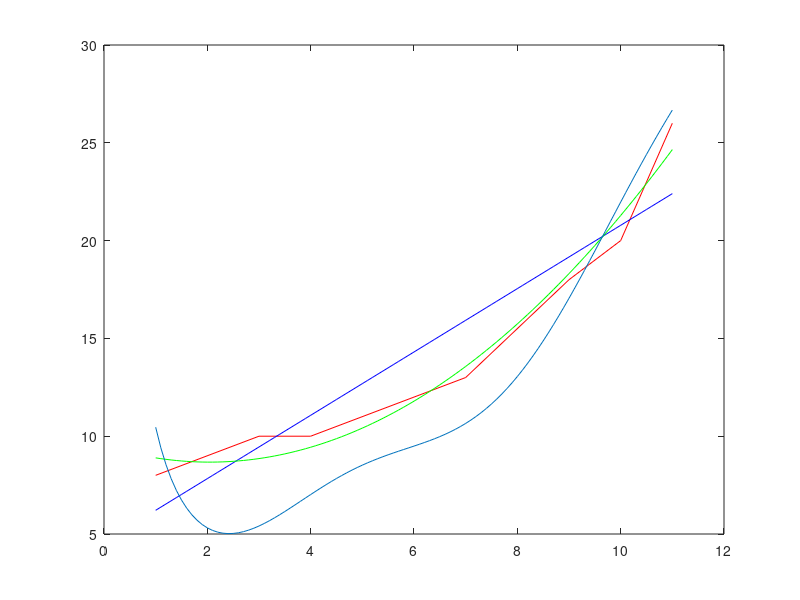

MATLAB code to generate this figure:
clear

a = [1 3 4 7 9 10 11];
b = [8 10 10 13 18 20 26];

% reta : grau 1
[p1, s1] = polyfit(a, b, 1);
erroP1 = s1.normr^2;
disp(p1);
disp(erroP1);

% parábola : grau 2
[p2, s2] = polyfit(a, b, 2);
erroP2 = s2.normr^2;
disp(p2);
disp(erroP2);

% gráficos
plot(a, b, 'red');
novo_a = 1:0.1:11;
novo_b = polyval(p1, novo_a); % mais valores de y a partir de [p1] e novos 
% valores de x (espaçamento 0.1)

hold on
plot(novo_a, novo_b, "blue");
novo_b2 = polyval(p2,novo_a); % mais valores de y a partir de [p2] e novos 
% valores de x (espaçamento 0.1)

hold on
plot(novo_a, novo_b2, "green");

% modelo não linear polinomial
phi1 = @(x) 1./x;
phi2 = @(x) sin(x);
phi3 = @(x) x.^2;

A = [sum(phi1(a).*phi1(a)) sum(phi1(a).*phi2(a)) sum(phi1(a).*phi3(a)); 
     sum(phi2(a).*phi1(a)) sum(phi2(a).*phi2(a)) sum(phi2(a).*phi3(a));
     sum(phi3(a).*phi1(a)) sum(phi3(a).*phi2(a)) sum(phi3(a).*phi3(a))];

B = [sum(b.*phi1(a)); sum(b.*phi2(a)); sum(b.*phi3(a))];

C = A\B;
disp(C);

M = @(x) C(1)./x + C(2).*sin(x) + C(3).*x.^2;
erroM = sum((M(a) - b).^2);
hold on
M_novo = M(novo_a);
plot(novo_a, M_novo);

